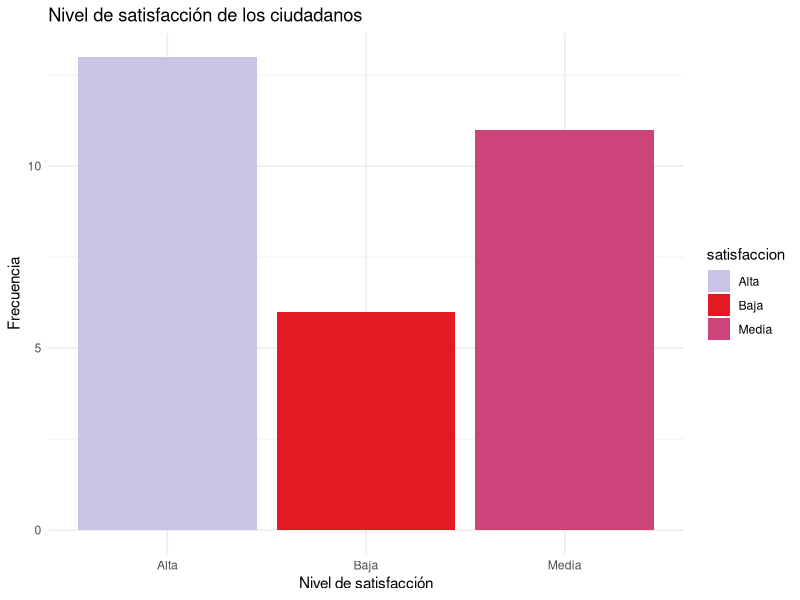
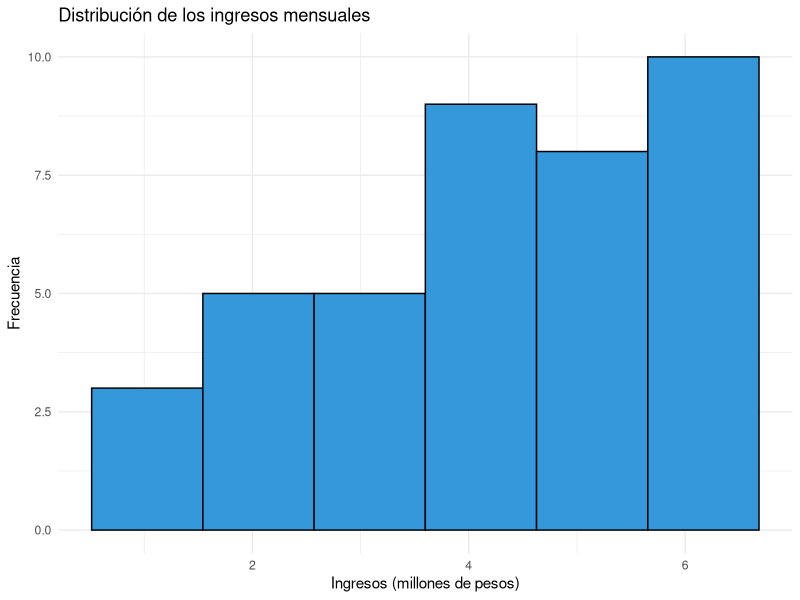
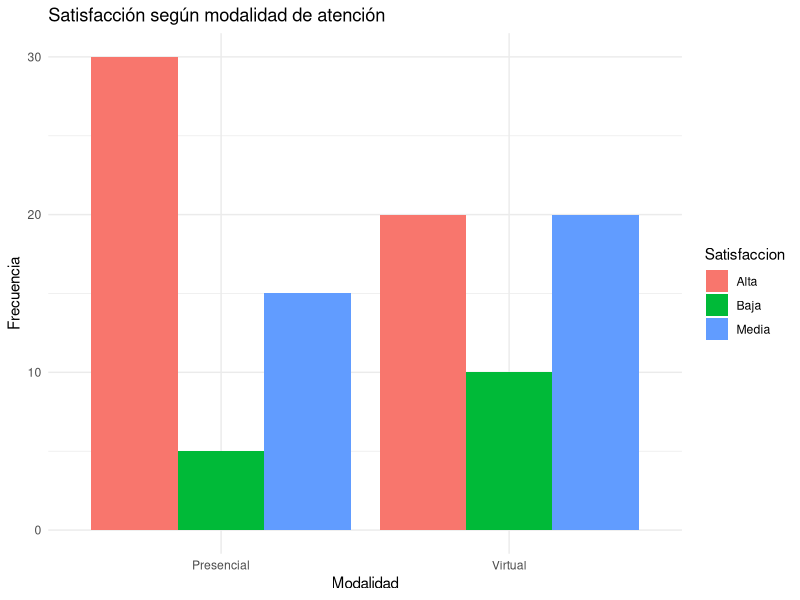
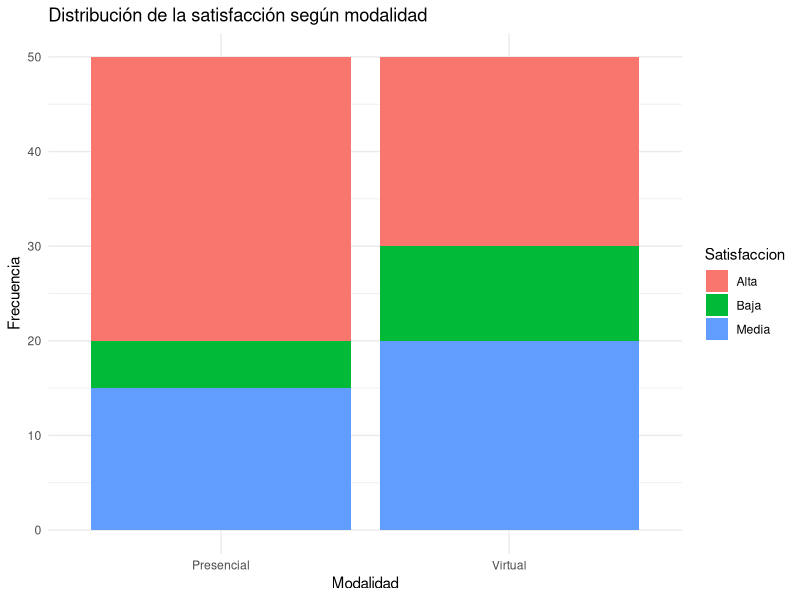
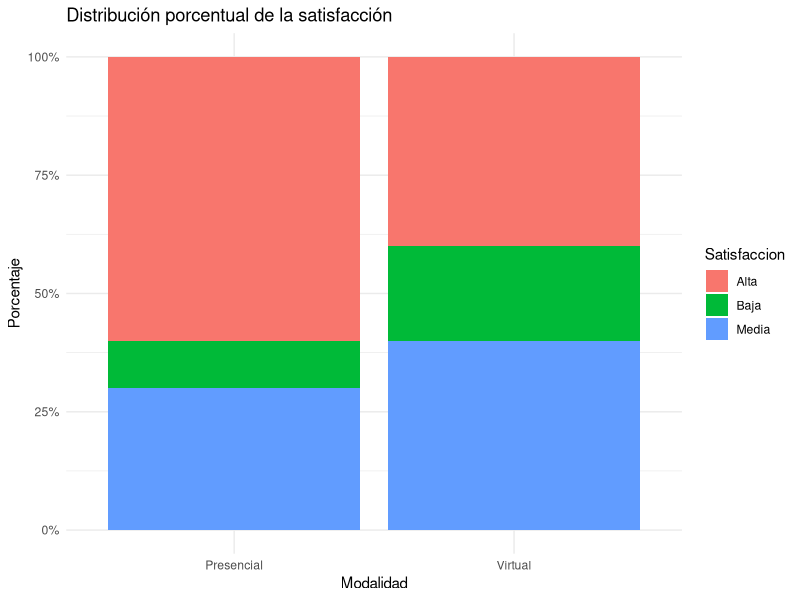

R code for these plots, in order:
## ---- chunk 1
options(
  knitr.table.format = "html",
  scipen = 999
)
## ---- chunk 2
ipak <- function(pkg){

  options(repos = c(CRAN="https://cloud.r-project.org"))

  new.pkg <- pkg[!(pkg %in% rownames(installed.packages()))]

  if(length(new.pkg)) install.packages(new.pkg, dependencies = TRUE)

  invisible(lapply(pkg, function(p)
    suppressPackageStartupMessages(library(p, character.only = TRUE))
  ))
}

packages <- c("tidyverse","kableExtra","psych","readxl")

ipak(packages)
## ---- chunk 3
tramites <- c(
  1,2,1,3,2,4,1,2,3,1,
  2,3,2,1,4,2,3,1,2,3
)

table(tramites)
## ---- chunk 4
freq <- table(tramites)

freq_abs_acum <- cumsum(freq)

freq_abs_acum
## ---- chunk 5
frecuencias <- as.data.frame(table(tramites))

names(frecuencias) <- c("Valor", "fi")

frecuencias$Fi <- cumsum(frecuencias$fi)

frecuencias$hi <- frecuencias$fi / sum(frecuencias$fi)

frecuencias$Hi <- cumsum(frecuencias$hi)

frecuencias$Porcentaje <- frecuencias$hi * 100

frecuencias
## ---- chunk 6
frecuencias$hi <- round(frecuencias$hi, 4)

frecuencias$Hi <- round(frecuencias$Hi, 4)

frecuencias$Porcentaje <- round(
  frecuencias$Porcentaje, 2
)

frecuencias
## ---- chunk 7
satisfaccion <- c(
  "Alta","Media","Baja","Alta","Media",
  "Alta","Baja","Media","Alta","Alta",
  "Media","Baja","Alta","Media","Alta",
  "Baja","Media","Alta","Media","Alta",
  "Baja","Alta","Media","Alta","Media",
  "Baja","Alta","Media","Alta","Media"
)

table(satisfaccion)
## ---- chunk 8
prop.table(table(satisfaccion))
## ---- chunk 9
round(prop.table(table(satisfaccion)) * 100, 2)
## ---- chunk 10
library(ggplot2)

ggplot(
  data.frame(satisfaccion),
  aes(x = satisfaccion)
) +
  geom_bar(aes(fill = satisfaccion))+scale_fill_manual(values = c(
    "Alta" = "#CBC3E3",
    "Media" = "#CD447A",
    "Baja" = "#E31A24"
  ))+
  labs(
    title = "Nivel de satisfacción de los ciudadanos",
    x = "Nivel de satisfacción",
    y = "Frecuencia"
  ) +
  theme_minimal()
## ---- chunk 11
set.seed(123)

ingresos <- round(
  runif(40, 1.2, 6.5),
  2
)

ingresos
## ---- chunk 12
intervalos <- cut(
  ingresos,
  breaks = c(1, 2, 3, 4, 5, 6, 7),
  right = FALSE
)

table(intervalos)
## ---- chunk 13
ggplot(
  data.frame(ingresos),
  aes(x = ingresos)
) +
  geom_histogram(
    bins = 6,
    fill = "#3498DB",
    color = "black"
  ) +
  labs(
    title = "Distribución de los ingresos mensuales",
    x = "Ingresos (millones de pesos)",
    y = "Frecuencia"
  ) +
  theme_minimal()
## ---- chunk 14
datos <- data.frame(
  Modalidad = c(
    "Presencial","Presencial","Presencial",
    "Virtual","Virtual","Virtual"
  ),
  Satisfaccion = c(
    "Alta","Media","Baja",
    "Alta","Media","Baja"
  ),
  Frecuencia = c(
    30,15,5,
    20,20,10
  )
)

datos
## ---- chunk 15
tabla <- xtabs(
  Frecuencia ~ Modalidad + Satisfaccion,
  data = datos
)

tabla
## ---- chunk 16
addmargins(tabla)
## ---- chunk 17
margin.table(tabla, 1)
## ---- chunk 18
margin.table(tabla, 2)
## ---- chunk 19
prop.table(tabla)
## ---- chunk 20
round(prop.table(tabla) * 100, 2)
## ---- chunk 21
prop.table(tabla, 1)
## ---- chunk 22
round(prop.table(tabla, 1) * 100, 2)
## ---- chunk 23
prop.table(tabla, 2)
## ---- chunk 24
round(prop.table(tabla, 2) * 100, 2)
## ---- chunk 25
library(ggplot2)

datos_grafico <- data.frame(
  Modalidad = rep(
    c("Presencial", "Virtual"),
    each = 3
  ),
  Satisfaccion = rep(
    c("Alta", "Media", "Baja"),
    2
  ),
  Frecuencia = c(
    30,15,5,
    20,20,10
  )
)

ggplot(
  datos_grafico,
  aes(
    x = Modalidad,
    y = Frecuencia,
    fill = Satisfaccion
  )
) +
  geom_col(
    position = "dodge"
  ) +
  labs(
    title = "Satisfacción según modalidad de atención",
    x = "Modalidad",
    y = "Frecuencia"
  ) +
  theme_minimal()
## ---- chunk 26
ggplot(
  datos_grafico,
  aes(
    x = Modalidad,
    y = Frecuencia,
    fill = Satisfaccion
  )
) +
  geom_col() +
  labs(
    title = "Distribución de la satisfacción según modalidad",
    x = "Modalidad",
    y = "Frecuencia"
  ) +
  theme_minimal()
## ---- chunk 27
ggplot(
  datos_grafico,
  aes(
    x = Modalidad,
    y = Frecuencia,
    fill = Satisfaccion
  )
) +
  geom_col(
    position = "fill"
  ) +
  scale_y_continuous(
    labels = scales::percent
  ) +
  labs(
    title = "Distribución porcentual de la satisfacción",
    x = "Modalidad",
    y = "Porcentaje"
  ) +
  theme_minimal()
## ---- chunk 28
chisq.test(tabla)
## ---- chunk 29
tabla_frecuencias <- function(x) {
  
  fi <- table(x)
  
  tabla <- data.frame(
    Valor = names(fi),
    fi = as.vector(fi)
  )
  
  tabla$Fi <- cumsum(tabla$fi)
  
  tabla$hi <- tabla$fi / sum(tabla$fi)
  
  tabla$Hi <- cumsum(tabla$hi)
  
  tabla$Porcentaje <- tabla$hi * 100
  
  tabla
}
## ---- chunk 30
tabla_frecuencias(satisfaccion)
